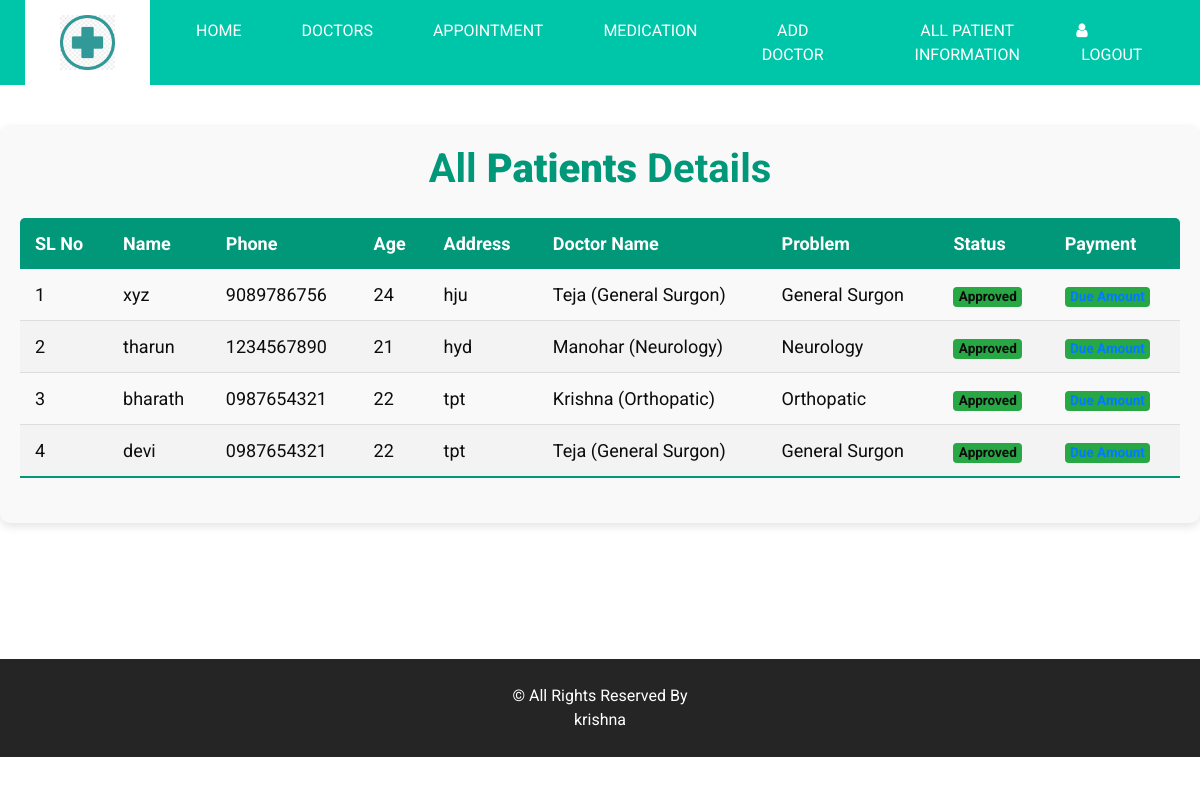
/All_Patient_information/, run on the app's committed database.
### Patient/models.py (models this page shows, shortened)
class Book_Appointment(models.Model):
    name = models.CharField(max_length=100)
    phone = models.CharField(max_length=10)
    age = models.IntegerField()
    address = models.CharField(max_length=100)
    doctor_name  = models.CharField(max_length=100)
    problem = models.CharField(max_length=100)
    upload_report = models.FileField(upload_to='media/' , validators=[FileExtensionValidator(allowed_extensions=['pdf'])])
    medication = models.CharField(max_length=100)
    status = models.CharField(max_length=100)

### Admin/views.py (the view)
# urls.py: path('All_Patient_information/',views.All_Patient_information , name="All_Patient_information"),
def All_Patient_information(request):
    Patient_data = Book_Appointment.objects.all()
    return render(request,'Admin/All_Patient_information.html' , {'Patient_data':Patient_data})

### Template/Admin/All_Patient_information.html (shortened to what this page needs)
{% extends 'Admin/AdminHome.html' %}
{% block contents %}
{% load static %}
<div class="doctor-details">
    <h1 class="text-center" style="color: #009879;">All <strong > Patients</strong>  Details</h1>
    <table class="styled-table">
        <thead>
            <tr>
                <th>SL No</th>
                <th>Name</th>
                <th>Phone</th>
                <th>Age</th>
                <th>Address</th>
                <th>Doctor Name</th>
                <th>Problem</th>
                <th>Status</th>
                <th>Payment</th>
            </tr>
        </thead>
        <tbody>
            {% for doc in Patient_data %}
            <tr>
                <td>{{forloop.counter}}</td>
                <td>{{ doc.name }}</td>
                <td>{{ doc.phone }}</td>
                <td>{{ doc.age }}</td>
                <td>{{ doc.address }}</td>
                <td>{{ doc.doctor_name}}</td>
                <td>{{ doc.problem }}</td>
              <td> <span class="badge bg-success"> {{ doc.status }} </span></td>
              <td><span class="badge bg-success"><a href="{% url 'View_patient_payments' doc.id %}"> Due Amount</a>  </span></td>
            </tr>
            {% endfor %}
        </tbody>
    </table>
</div>
{% endblock %}

### Static/Css/style.css (style rules this page uses)
body { font-family: 'Roboto', sans-serif; color: #0c0c0c; background-color: #ffffff; overflow-x: hidden; }
a, a:hover, a:focus { text-decoration: none; }

### Template/Admin/All_Patient_information.html (style rules this page uses)
.doctor-details { max-width: 1200px; margin: 40px auto; padding: 20px; background-color: #f9f9f9; border-radius: 10px; box-shadow: 0 4px 8px rgba(0, 0, 0, 0.1); }
.text-center { text-align: center; color: #333; font-weight: bold; margin-bottom: 20px; }
.styled-table { width: 100%; border-collapse: collapse; margin: 25px 0; font-size: 18px; text-align: left; border-radius: 5px 5px 0 0; overflow: hidden; }
.styled-table th, .styled-table td { padding: 12px 15px; }
.styled-table thead tr { background-color: #009879; color: #ffffff; text-align: left; font-weight: bold; }
.styled-table tbody tr { border-bottom: 1px solid #dddddd; }
.styled-table tbody tr:nth-of-type(even) { background-color: #f3f3f3; }
.styled-table tbody tr:last-of-type { border-bottom: 2px solid #009879; }

### data on the page
Book_Appointment: name "xyz", phone "9089786756", age "24", address "hju", doctor_name "Teja (General Surgon)", problem "General Surgon", status "Approved"
Book_Appointment: name "tharun", phone "1234567890", age "21", address "hyd", doctor_name "Manohar (Neurology)", problem "Neurology", status "Approved"
Book_Appointment: name "bharath", phone "0987654321", age "22", address "tpt", doctor_name "Krishna (Orthopatic)", problem "Orthopatic", status "Approved"
Book_Appointment: name "devi", phone "0987654321", age "22", address "tpt", doctor_name "Teja (General Surgon)", problem "General Surgon", status "Approved"
